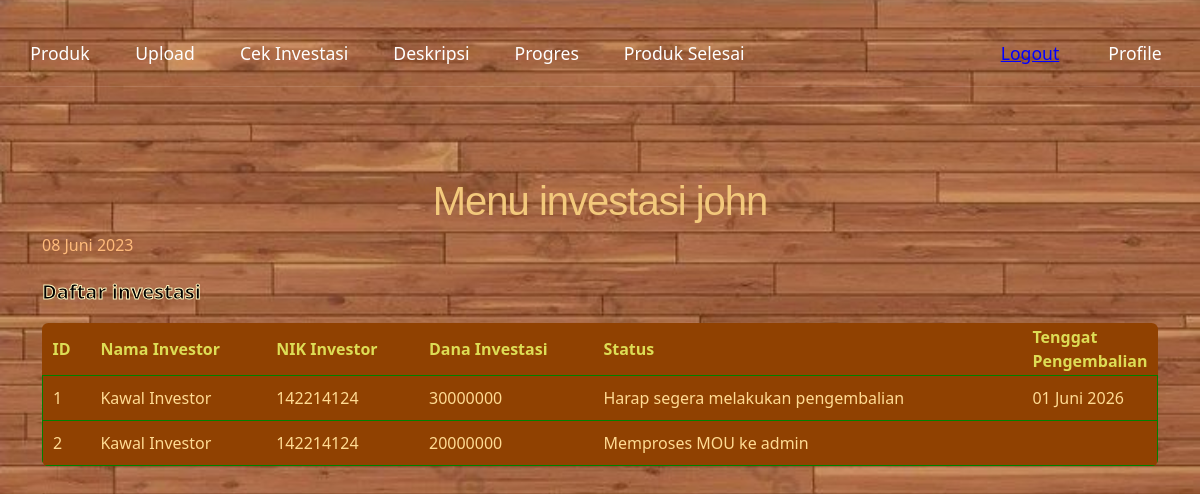
Page /prototype/approval_invest.php (signed in) on the earlier database version.
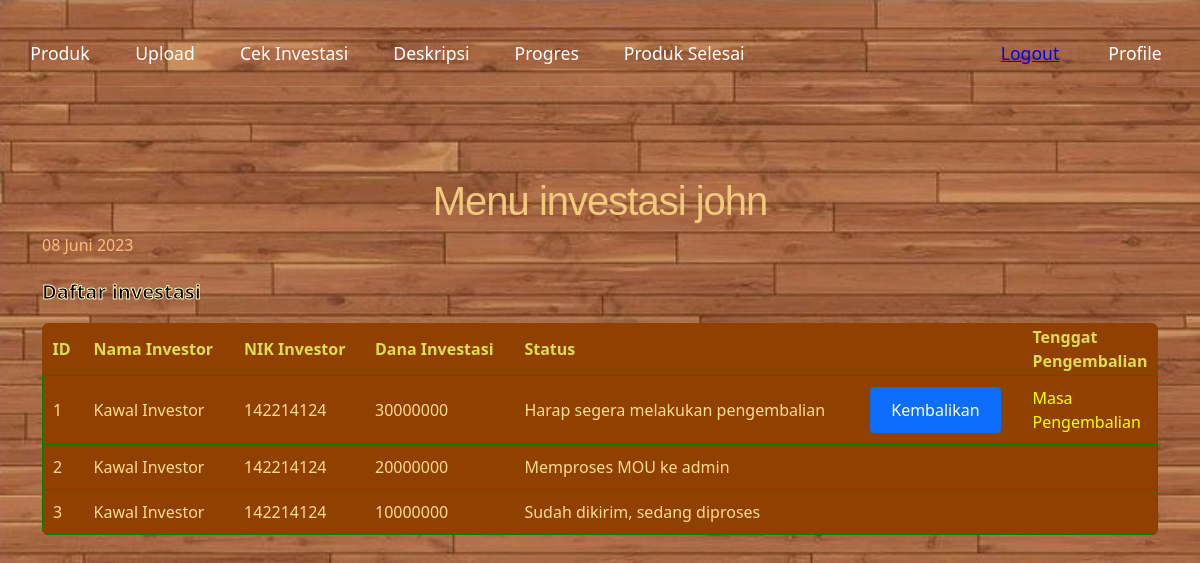
Same page on the later database version.
### tables this page shows
CREATE TABLE `invest` (
  `id` int(11) NOT NULL,
  `id_investor` varchar(100) NOT NULL,
  `id_pengrajin` varchar(100) NOT NULL,
  `jumlah_dana` int(100) NOT NULL,
  `status_investor` varchar(100) NOT NULL DEFAULT 'Permintaan sudah dikirim, Menunggu respon',
  `status_pengrajin` varchar(100) NOT NULL DEFAULT 'Menunggu respon',
  `status` varchar(100) NOT NULL DEFAULT '1',
  `tanggal` date NOT NULL DEFAULT current_timestamp(),
  `mou` varchar(100) NOT NULL DEFAULT 'none'
);

CREATE TABLE `users` (
  `id` int(11) NOT NULL,
  `fname` varchar(255) NOT NULL,
  `email` varchar(255) NOT NULL,
  `username` varchar(255) NOT NULL,
  `password` varchar(255) NOT NULL,
  `no_telepon` varchar(255) NOT NULL,
  `pp` varchar(255) NOT NULL DEFAULT 'default-pp.png',
  `role` varchar(100) NOT NULL,
  `npwp` varchar(100) NOT NULL DEFAULT 'false',
  `nik` varchar(100) NOT NULL DEFAULT 'false',
  `no_rekening` varchar(100) NOT NULL DEFAULT 'false',
  `deskripsi` text NOT NULL DEFAULT 'Ini merupakan desktipsi pengrajin mengenai kerajinan',
  `last_login` date NOT NULL DEFAULT current_timestamp()
);

### prototype/function.php (called while the page is built, shortened)
<?php
class Connection{
  public $host = "localhost";
  public $user = "root";
  public $password = "";
  public $db_name = "prototype";
  public function __construct(){
    $this->conn = mysqli_connect($this->host, $this->user, $this->password, $this->db_name);
  }
}
class Select extends Connection{
  public function selectUserById($id){
    $result = mysqli_query($this->conn, "SELECT * FROM users WHERE id = $id");
    return mysqli_fetch_assoc($result);
  }
}
class Invest extends Connection{
  public function getFromThisRowAsPengrajin($id_pengrajin)
  {
    $data = mysqli_query($this->conn, "SELECT id,id_investor,id_pengrajin,jumlah_dana,status,status_investor,status_pengrajin, tanggal, tanggal + INTERVAL '3' year as tanggal_pengembalian FROM invest where id_pengrajin='$id_pengrajin'");
		$rows = mysqli_fetch_all($data, MYSQLI_ASSOC);
		return $rows;
  }
  public function tenggatPengembalian($id)
  {
    $status_investor="Menunggu proses pengembalian dari Pengrajin";
    $status_pengrajin="Harap segera melakukan pengembalian";
    $status="8";
    mysqli_query($this->conn, "update invest set status_investor ='$status_investor', status_pengrajin ='$status_pengrajin', status ='$status' where id='$id'");
  }
}
class Date extends Connection{
  public function tanggalIndonesia($tanggal)
  {
    $bulan = array (
      1 =>   'Januari',
      'Februari',
      'Maret',
      'April',
      'Mei',
      'Juni',
      'Juli',
      'Agustus',
      'September',
      'Oktober',
      'November',
      'Desember'
      );
      $pecahkan = explode('-', $tanggal);
      return $pecahkan[2] . ' ' . $bulan[ (int)$pecahkan[1] ] . ' ' . $pecahkan[0];
  }
}

### prototype/approval_invest.php (the view, shortened to what the changed rows need)
<?php
require 'function.php';
$invest = new Invest();
$select = new Select();
$date = new Date();
if(!empty($_SESSION["id"])){
  $user = $select->selectUserById($_SESSION["id"]);
  $detail = $invest->getFromThisRowAsPengrajin($user['id']);
}
else{
  header("Location: login.php");
}
?>
<!DOCTYPE html>
<html lang="en">
<head>
    <link href="https://cdn.jsdelivr.net/npm/bootstrap@5.3.0-alpha3/dist/css/bootstrap.min.css"
    rel="stylesheet"
>
    <link rel="stylesheet" href="css/index.css">
</head>
<?php include 'nav_pengrajin.php' ?>
<body style="background-image: url('css/11bg.jpg'); background-size:cover;">
    <div class="container">
    <h1>Menu investasi <?php echo $user["username"]; ?></h1>
    <div style="margin-top:20px;">
            <table class="rwd-table">
                <thead>
                    <tr style="border-bottom: 5px;">
                        <th class="th0"scope="col">ID</th>
                        <th class="th1"scope="col">Nama Investor</th>
                        <th class="th1"scope="col">NIK Investor</th>
                        <th class="th1"scope="col">Dana Investasi</th>
                        <th class="th2"scope="col">Status</th>
                        <th class="th3"></th>
                        <th class="th4"scope="col">Tenggat Pengembalian</th>
                    </tr>
                </thead>
                <tbody>
                <?php
                    $id = 1;
                        foreach ($detail as $akun) {
                            $investor = $select->selectUserById($akun['id_investor']);
                            $tanggal = $date->tanggalIndonesia($akun['tanggal_pengembalian']);
                    ?>
                        <tr style="border:1px solid green;">
                            <td><?php echo $id++; ?></td>
                            <td><?php echo $investor['fname']; ?></td>
                            <td><?php echo $investor['nik']?></td>
                            <td><?php echo $akun['jumlah_dana']?></td>
                            <td><?php echo $akun['status_pengrajin'] ?></td>
                            <?php if ($akun['status'] == '0') { ?>
                            <td>
                                <a class="btn btn-success btn-sm" href="proses.php?id=<?php echo $akun['id'] ?>&aksi=accept">Ambil</a>
                                <a class="btn btn-primary" href="profile_Invest.php?id=<?php echo $akun['id_investor'] ?>">Lihat Investor</a>
                                <a class="btn btn-danger btn-sm" href="proses.php?id=<?php echo $akun['id'] ?>&jumlah_dana=<?php echo $akun['jumlah_dana'];?>&id=<?php echo $akun['id_investor']; ?>&aksi=decline" onclick="return confirm('Kamu Yakin?')">Tolak</a>
                            </td>
                            <?php } elseif($akun['status'] == '3') { ?>
                            <td>
                                <a class="btn btn-primary btn-sm" href="mou.php?id=<?php echo $akun['id'] ?>">Isi MOU</a>
                            </td>
                            <?php } elseif($akun['status'] == '7' or $akun['status'] == '8') { ?>
                                <?php if ($user['last_login'] >= $akun['tanggal']) {
                                    $invest->tenggatPengembalian($akun['id']); ?>
                            <td>
                                <a class="btn btn-primary btn-sm" href="pengembalian.php?id=<?php echo $akun['id'] ?>&jumlah=<?php echo $akun['jumlah_dana']; ?>" onclick="return confirm('Sudah siap mengembalikan?')">Kembalikan</a>
                            </td>
                            <td style="color:yellow">Masa Pengembalian</td>
                            <?php } else { ?>
                            <td></td>
                            <td><?php echo $tanggal ?></td>
                            <?php } ?>
                            <?php  } ?>
                        </tr>
                    <?php
                        }
                    ?>
                </tbody>
            </table>
        </div>
    </div>
</body>
</html>

Differences in the rows shown:
changed users "john": last_login "2023-05-29" → "2023-06-01" (drawn)
changed invest "Harap segera melakukan pengembalian": tanggal "01 Juni 2026" → (not shown); now shows "Kembalikan Masa Pengembalian"
added invest: users.fname "Kawal Investor", users.nik "142214124", jumlah_dana "10000000", status_pengrajin "Sudah dikirim, sedang diproses"
